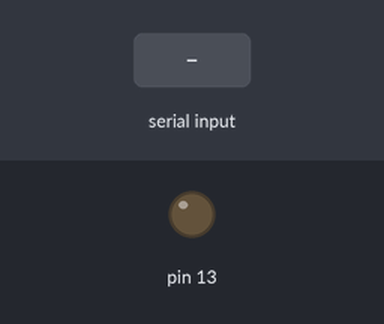
Simulated run of this sketch. Board: Arduino Uno, built with avr-gcc and run on an emulated ATmega328P. Shown: output pins drawn as LEDs (lit = HIGH). Inputs (shaded band) come from the test bench.

Above: at 1.2 s.
1.3 s: "1" received over Serial
At 2.6 s:
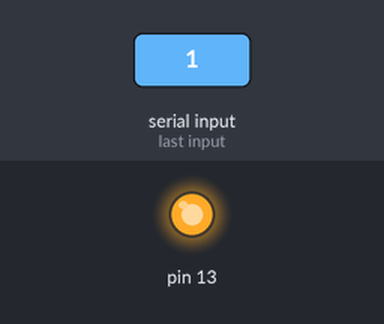
3.5 s: "0" received over Serial
At 5.3 s:
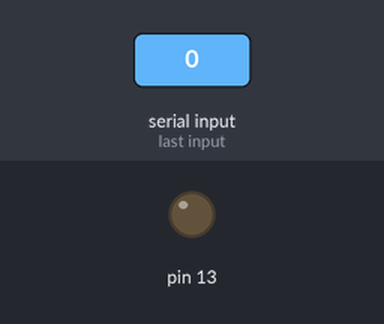
Timing chart, 0 to 6.8 s (numbered marks = the images above; inputs shaded):
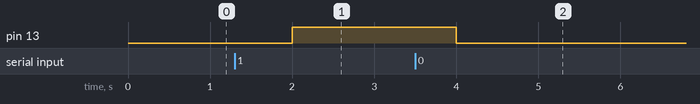

Measured:
- after the input at 1.3 s, pin 13: LOW → HIGH after 0.70 s
- after the input at 3.5 s, pin 13: HIGH → LOW after 0.50 s

The sketch:

output.ino
```cpp
int val;

void setup(void)
{
   pinMode(13,OUTPUT);
   digitalWrite(13,LOW);
  Serial.begin(9600);
}


void loop(void)
{
  //Serial.println("123456");
  //Serial.print(0x31);
  //Serial.flush();
  if(Serial.available() > 0)
  {
    val = Serial.read();
    Serial.flush();
    if (val == 0x31)
    {
     digitalWrite(13,HIGH);
    }
    else
      digitalWrite(13,LOW);

  }
  delay(1000);
}
```
